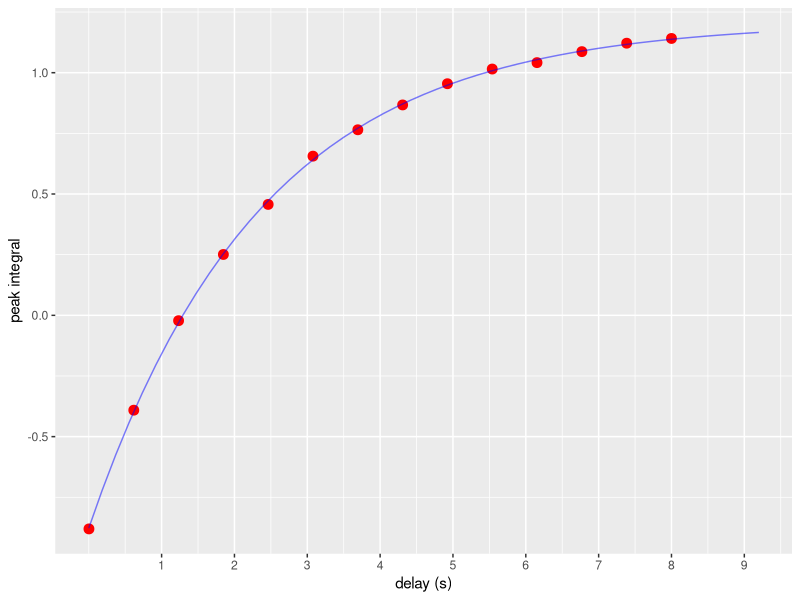

Generate this figure with R:
## ---- chunk 1
library(ggplot2) #library for plotting
## ---- chunk 2
setwd("~/Documents/Programs/ODNP_Analysis/Rstudio")
#load T1 data
df=read.csv(file="t1Integral101.csv", header=TRUE, sep=',')
names(df)=c("Integral","Error","Delay")
df1 <- df[c("Delay", "Integral")]
MaxIntegral <- df1$Integral[length(df1$Integral)] # find max abs value for integral
MaxIntegral.abs <- abs(MaxIntegral) # absolute value

MaxDelay <- df1$Delay[length(df1$Integral)]
df1$Integral <- df1$Integral/MaxIntegral*MaxIntegral.abs # normalization
## ---- chunk 3
# define T1 function and fit the data
f_T1 <- function(t, a,b, T1) {
    b-2*a*exp(-t/T1)
}

#non-least squared fit
fit <- nls(Integral~f_T1(Delay,a,b,T1), data=df1, start=list(a=MaxIntegral.abs, b=MaxIntegral.abs, T1=1))

#summary(fit)
parameter.est <- as.list(coef(fit))
## ---- chunk 4
# simulated predicted profile at estimated parameter values
time_fitted <- seq(0, MaxDelay*1.15, MaxDelay*1.15/50)
fitted.data <- data.frame(x=time_fitted, y=predict(fit, list(Delay = time_fitted)))

# plot
ggplot(df1,aes(x=Delay,y=Integral)) + geom_point(color="red", size=3) + scale_x_continuous(breaks=1:10) + xlab("delay (s)")+ylab("peak integral") + geom_line(data = fitted.data, aes(x=x, y=y), color ='blue', alpha=.5) 

# T1 data and standard deviation of T1
T1 <- parameter.est$T1
message("T1 = ", round(T1, digits=3)," s") 
T1_SD <- summary(fit)$coef[[6]]
message("T1 (SD) = ", round(T1_SD, digits=3)," s")
